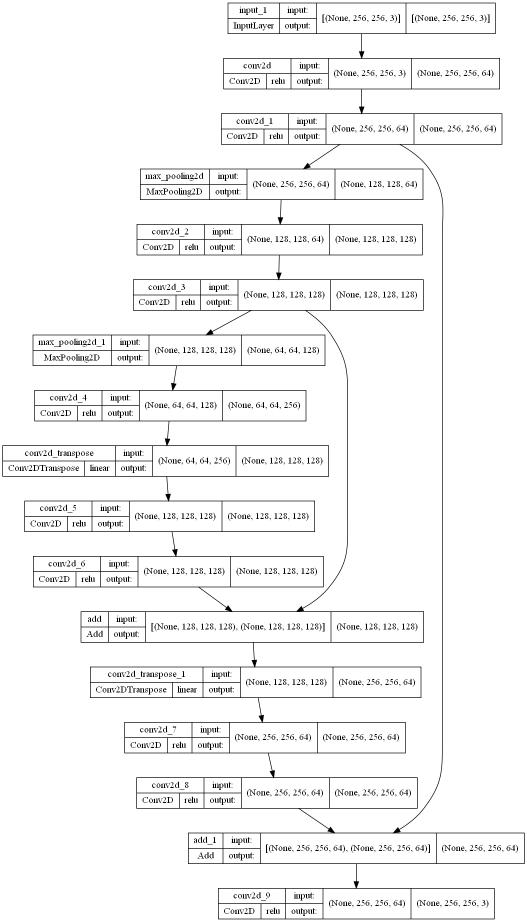
#> input picture 5_class_train_high_res_data/0.jpg, 1054 x 1844 px (shown at 1/2 size)
$ python create_data.py
#> lines starting #> are read from the running program, lines starting #| are printed output that depends on the picture; pictures that were not available may be replaced by others from this repository, and a replacement may not be noted
import argparse
import os
import random
import shutil
from tqdm import tqdm
import cv2

from config import *


def preprocess(path):
    low_res_size=int(IMAGE_SIZE*.4)
    image=cv2.imread(path)
    image=cv2.resize(image, (IMAGE_SIZE, IMAGE_SIZE))
    image=cv2.resize(image, (low_res_size,low_res_size))
    image=cv2.resize(image, (IMAGE_SIZE, IMAGE_SIZE))

    return image

def create_low_res_data(train_dir, low_res_dir):
    # traverse train data and create low_res data
    if os.path.exists(low_res_dir):
        return

    os.mkdir(low_res_dir)

    for file in tqdm(os.listdir(train_dir)):
        img_path=os.path.join(train_dir, file)
        final_path=os.path.join(low_res_dir, f"low_res_{file}")
        low_res=preprocess(img_path)
        cv2.imwrite(final_path, low_res)


def filter_subdata(path, k, train_dir):
    """
    RANDOM CHOOSING PART
    """
    directories=os.listdir(path)
    selected=[]
    # [x1, x2, x3]
    for i in range(k):
        _selected=random.choice(directories)
        selected.append(_selected)
        directories.remove(_selected)

    ############################################


    """
    CREATING DATASET PART
    """

    # final destination wil be -> training_data/counter.jpg

    # copy data as dataset
    os.mkdir(train_dir)
    counter=0
    for subdir in tqdm(selected):
        data_folder=os.path.join(path,subdir)
        # bmw_data/x/
        for file in tqdm(os.listdir(data_folder)):
            # bmw_data/x/y.jpg
            current_path = os.path.join(data_folder, file)
            final_dest=os.path.join(train_dir,f"{counter}.{file.split('.')[-1]}")

            shutil.copy(current_path, final_dest)


            counter+= 1


def main(args):
    path=args.path
    num_directories=args.num_dir
    train_dir=args.train_folder
    low_res_dir=args.low_res_folder


    if not os.path.exists(train_dir):
        filter_subdata(path, num_directories, train_dir)

    create_low_res_data(train_dir, low_res_dir)
#> in preprocess, image is the input picture: shape (1844, 1054, 3); min 0, max 255, mean 244.9
#> in preprocess, `image=cv2.resize(image, (IMAGE_SIZE, IMAGE_SIZE))`:
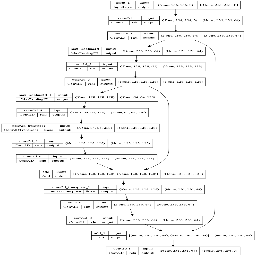
#> image: shape (256, 256, 3); min 0, max 255, mean 245.3
#> in preprocess, `image=cv2.resize(image, (low_res_size,low_res_size))`:
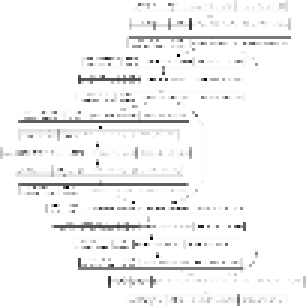
#> image: shape (102, 102, 3) (shown 3 times larger); min 3, max 255, mean 244.6
#> in preprocess, `image=cv2.resize(image, (IMAGE_SIZE, IMAGE_SIZE))`:
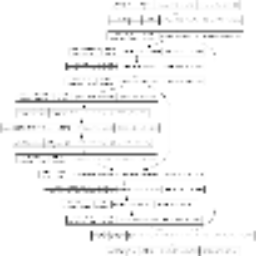
#> image: shape (256, 256, 3); min 18, max 255, mean 244.4


if __name__ == "__main__":
    parser = argparse.ArgumentParser()

    parser.add_argument("--path", "-p", default=DATASET_FOLDER)
    parser.add_argument("--num_dir", "-nd", default=DATASET_FOLDER_COUNT, type=int)
    parser.add_argument("--train_folder", "-tf", default=TRAIN_HIGH_RES_DATA_FOLDER) # should run for also 'VALIDATION'
    parser.add_argument("--low_res_folder", "-bf", default=TRAIN_LOW_RES_DATA_FOLDER) # should run for also 'VALIDATION'

    args = parser.parse_args()

    main(args)
